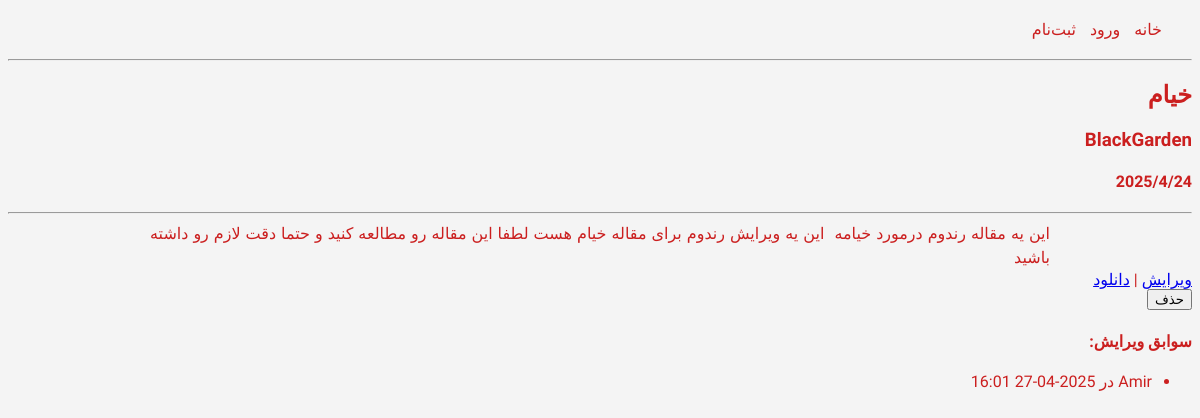
Page /article/3 on the committed database.
### app/models.py (models this page shows)
class Article(db.Model):
    id = db.Column(db.Integer, primary_key=True)
    title = db.Column(db.String(200), nullable=False)
    content = db.Column(db.Text, nullable=False)
    image = db.Column(db.String(300), nullable=True)
    created_at = db.Column(db.DateTime, default=datetime.utcnow)
    user_id = db.Column(db.Integer, db.ForeignKey('user.id'), nullable=False)
    edits = db.relationship('EditHistory', backref='article', lazy=True)

class User(db.Model, UserMixin):
    id = db.Column(db.Integer, primary_key=True)
    username = db.Column(db.String(150), unique=True, nullable=False)
    password = db.Column(db.String(150), nullable=False)
    is_admin = db.Column(db.Boolean, default=False)
    articles = db.relationship('Article', backref='author', lazy=True)
    edits = db.relationship('EditHistory', backref='editor', lazy=True)

class EditHistory(db.Model):
    id = db.Column(db.Integer, primary_key=True)
    article_id = db.Column(db.Integer, db.ForeignKey('article.id'), nullable=False)
    user_id = db.Column(db.Integer, db.ForeignKey('user.id'), nullable=False)
    edited_at = db.Column(db.DateTime, default=datetime.utcnow)

### app/routes/articles.py (the view)
@bp.route('/article/<int:id>')
def view_article(id):
    article = Article.query.get_or_404(id)
    return render_template('article_detail.html', article=article)

### app/templates/article_detail.html (shortened to what this page needs)
{% extends 'base.html' %}
{% block content %}
<head>
</head>
<h2>{{ article.title }}</h2>
<h3>{{article.author.username}}</h3>
<h4>{{article.created_at.year}}/{{article.created_at.month}}/{{article.created_at.day}}</h4>
<hr>
<p style="color: #cb1f1f;" class="article_paragraph">{{ article.content }}</p>
<a href="{{ url_for('articles.edit_article', id=article.id) }}">ویرایش</a> |
<a  href="{{ url_for('articles.article_pdf', id=article.id) }}">دانلود </a>
<form method="post" action="{{ url_for('articles.delete_article', id=article.id) }}">
    <button type="submit">حذف</button>
</form>
<h4>سوابق ویرایش:</h4>
<ul>
    {% for edit in article.edits %}
        <li>{{ edit.editor.username }} در {{ edit.edited_at.strftime('%Y-%m-%d %H:%M') }}</li>
    {% endfor %}
</ul>
{% endblock %}

### app/templates/base.html (style rules this page uses)
body { direction: rtl; font-family: 'Vazirmatn', sans-serif; background-color: #f4f4f4; color: #cb1f1f; }

### app/templates/article_detail.html (style rules this page uses)
body { direction: rtl; font-family: 'Vazirmatn', sans-serif; background-color: #f4f4f4; color: #cb1f1f; }
p { font-family: 'Vazirmatn', sans-serif; }
.article_paragraph { text-align: justify; margin: 0 auto; max-width: 900px; font-size: 16px; line-height: 1.5; font-family: 'Vazir', sans-serif; }

### rows in the picture
Article: title "خیام", created_at.year "2025", created_at.month "4", created_at.day "24", content "این یه مقاله رندوم درمورد خیامه این یه ویرایش رندوم برای مقاله خیام هست لطفا این مقاله رو مطالعه کنید و حتما دقت لازم رو داشته باشید"
User: author.username "BlackGarden"
EditHistory: editor.username "Amir", edited_at "2025-04-27 16:01"
